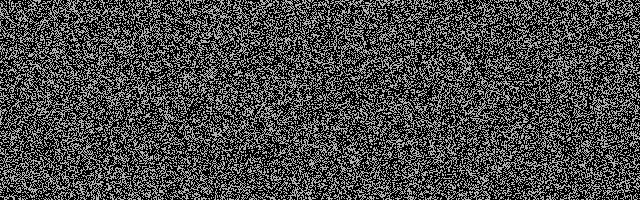
Frame 1 (no input)
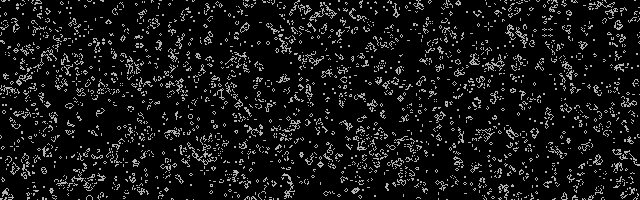
Frame 60 (the mouse pressed at the canvas centre just before this capture)
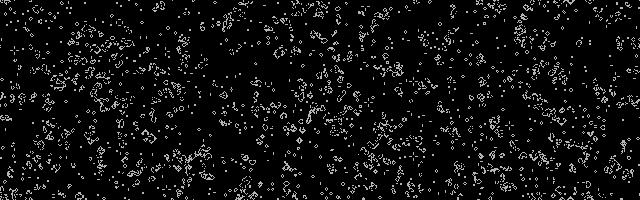
Frame 120 (the mouse held since frame 60 and released just before this capture)

The Processing sketch that drew these frames (run headless with seeded random() and noise(); from frame 60 on, the mouse is pressed at the canvas centre):

// Processing sketch: Conway
// ── Conway.pde
/**
 * Conway's Game of Life 
 * by Mike Davis. 
 * 
 * This program is a simple version of Conway's 
 * game of Life.  A lit point turns off if there 
 * are fewer than two or more than three surrounding 
 * lit points.  An unlit point turns on if there 
 * are exactly three lit neighbors.  The 'density' 
 * parameter determines how much of the board will 
 * start out lit.  
 */
 
int sx, sy; 
float density = 0.5; 
int[][][] world;
 
void setup() 
{ 
  size(640, 200);
  frameRate(12);
  sx = width;
  sy = height;
  world = new int[sx][sy][2]; 
  stroke(255); 
   
  // Set random cells to 'on' 
  for (int i = 0; i < sx * sy * density; i++) { 
    world[(int)random(sx)][(int)random(sy)][1] = 1; 
  } 
} 
 
void draw() 
{ 
  background(0); 
  
  // Drawing and update cycle 
  for (int x = 0; x < sx; x=x+1) { 
    for (int y = 0; y < sy; y=y+1) { 
      //if (world[x][y][1] == 1) 
      // Change recommended by The.Lucky.Mutt
      if ((world[x][y][1] == 1) || (world[x][y][1] == 0 && world[x][y][0] == 1)) 
      { 
        world[x][y][0] = 1; 
        point(x, y); 
      } 
      if (world[x][y][1] == -1) 
      { 
        world[x][y][0] = 0; 
      } 
      world[x][y][1] = 0; 
    } 
  } 
  // Birth and death cycle 
  for (int x = 0; x < sx; x=x+1) { 
    for (int y = 0; y < sy; y=y+1) { 
      int count = neighbors(x, y); 
      if (count == 3 && world[x][y][0] == 0) 
      { 
        world[x][y][1] = 1; 
      } 
      if ((count < 2 || count > 3) && world[x][y][0] == 1) 
     { 
        world[x][y][1] = -1; 
      } 
    } 
  } 
} 
 
// Count the number of adjacent cells 'on' 
int neighbors(int x, int y) 
{ 
  return world[(x + 1) % sx][y][0] + 
         world[x][(y + 1) % sy][0] + 
         world[(x + sx - 1) % sx][y][0] + 
         world[x][(y + sy - 1) % sy][0] + 
         world[(x + 1) % sx][(y + 1) % sy][0] + 
         world[(x + sx - 1) % sx][(y + 1) % sy][0] + 
         world[(x + sx - 1) % sx][(y + sy - 1) % sy][0] + 
         world[(x + 1) % sx][(y + sy - 1) % sy][0]; 
} 
